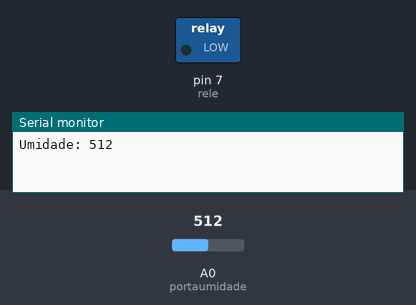
Recording of a sketch running on a simulated Arduino Uno, built with avr-gcc and run on an emulated ATmega328P. On the bench: switched loads named in the sketch (green lamp = pin HIGH), the last lines printed to the serial monitor. Inputs (shaded band) come from the test bench; at power-on: A0 (portaumidade) = 512.

Above: at 1.2 s.
1.3 s: A0 (portaumidade) set to 786
3.2 s: A0 (portaumidade) set to 817
At 4.7 s:
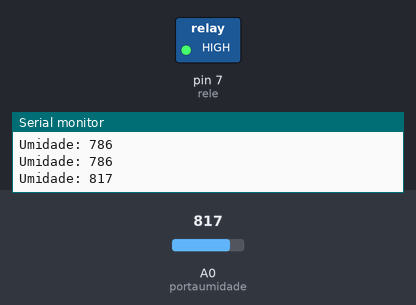
5.5 s: A0 (portaumidade) set to 790
At 6.3 s:
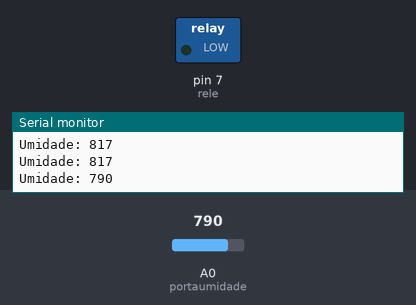
7.5 s: A0 (portaumidade) set to 810
At 9.1 s:
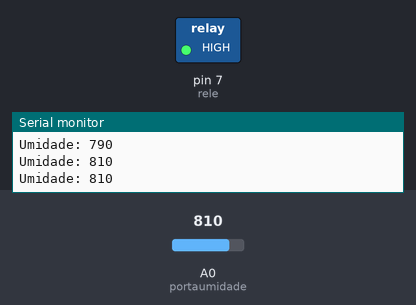
Timing chart, 0 to 10.5 s (numbered marks = the images above; inputs shaded):
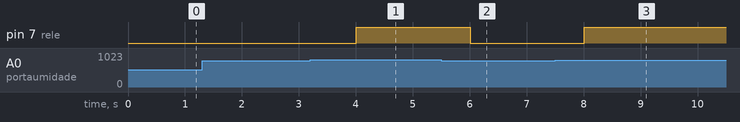

The sketch:

Umidade.ino
```cpp
int portaumidade = A0;
int rele = 7;
int time = 0;

void setup() {
  pinMode(portaumidade, INPUT);
  pinMode(rele, OUTPUT);
  Serial.begin(9600);
}

void loop() {
  int umidade = analogRead(portaumidade);
  if(millis() - time > 1000){
    Serial.print("Umidade: ");
    Serial.println(umidade);

    if(umidade < 800){
      digitalWrite(rele, LOW);
    }
    else{
      digitalWrite(rele, HIGH);
    }

    time = millis();
  }


}
```

Measured:
- the behaviour switches between 799 and 800 on A0 (portaumidade) (found by bisection; images 0 and 1)
- after the input at 3.2 s, pin 7 (rele): LOW → HIGH after 0.81 s
- after the input at 5.5 s, pin 7 (rele): HIGH → LOW after 0.51 s
- after the input at 7.5 s, pin 7 (rele): LOW → HIGH after 0.51 s
